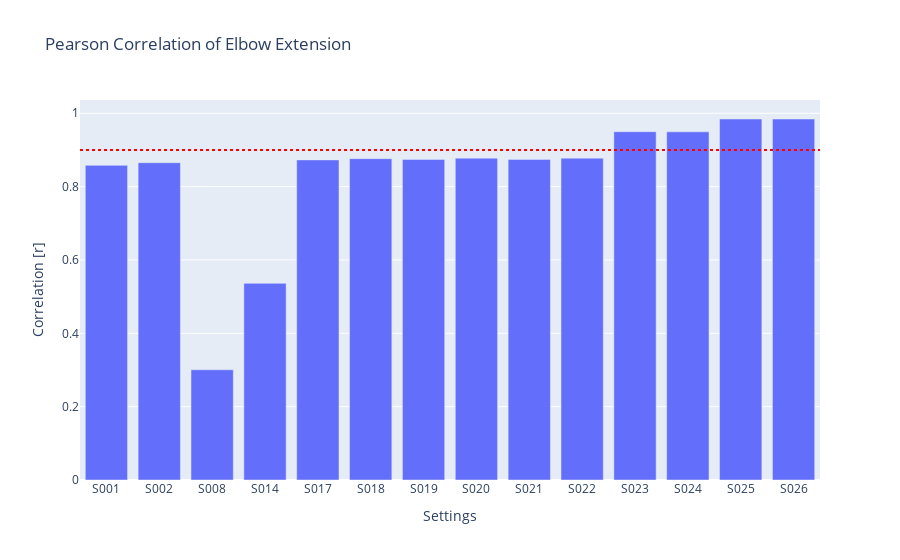
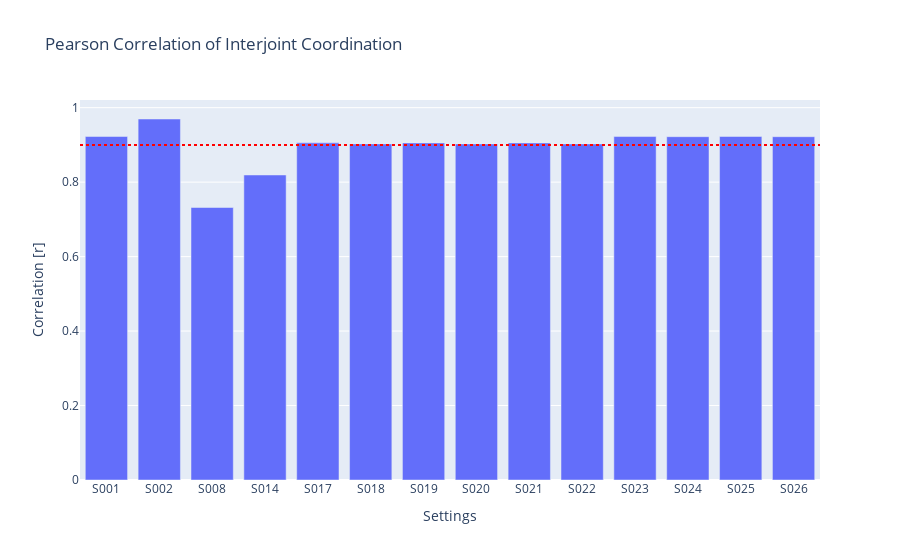
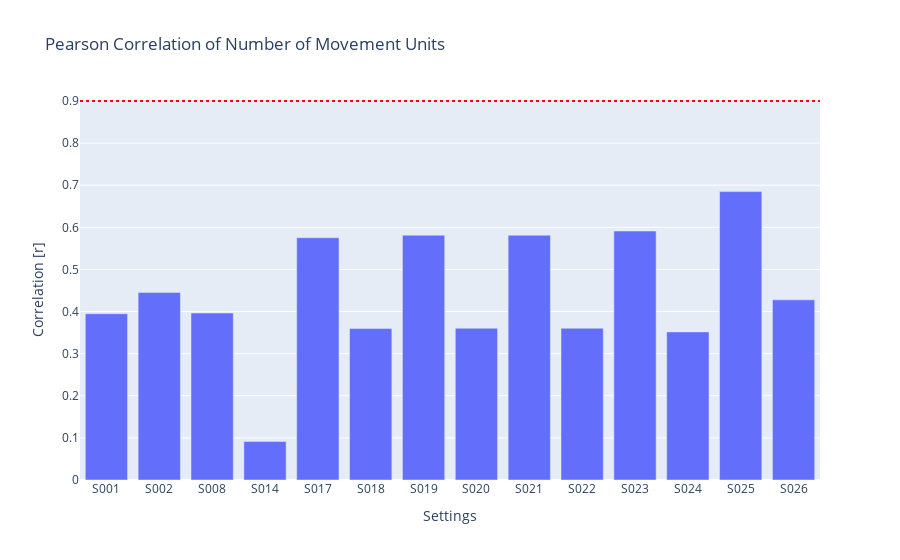
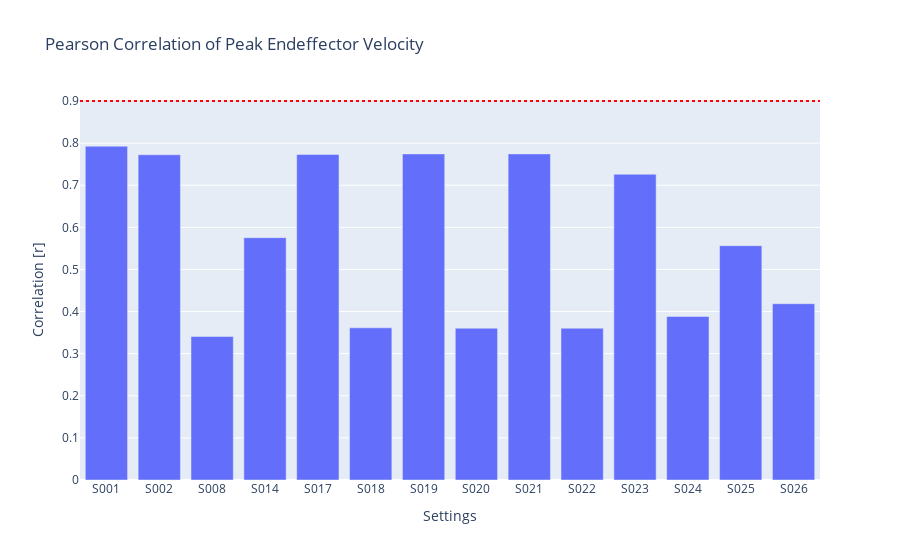

The notebook cell these images were saved under, in order:
### Code cell
measures = df_plot['measure'].unique()

for measure in measures:
    df_plot_measure = df_plot[df_plot['measure'] == measure]
    title_name = get_title_measure_name(measure)
    
    fig = px.bar(df_plot_measure[df_plot_measure['id_s'].isin(id_s_reduced)], x='id_s', y='correlation', title=f'Pearson Correlation of {title_name}', labels={'correlation': 'Pearson Correlation', 'id_s': 'Subject ID'},
                 template = 'plotly')
    
    fig.add_hline(y=0.9, line_dash='dot', line_color='red', name = 'minimum correlation')
    
    fig.update_layout(title= f'Pearson Correlation of {title_name}',
              xaxis_title=f'Settings',
              yaxis_title=f'Correlation [r]',
              )
    
    fig.show()
    os.makedirs(os.path.join(dir_plots_cat, '03_correlation'), exist_ok=True)
    
    path = os.path.join(dir_plots_cat, '03_correlation', f'pearson_corr_{measure}.html')
    fig.write_html(path)
    
    path = os.path.join(dir_plots_cat, '03_correlation', f'pearson_corr_{measure}.png')
    fig.write_image(path)

### Figure 1 — Plotly figure (JSON) as saved in the notebook; plotly's stock layout.template omitted (floating-point values rounded to 4 significant figures)
{"data": [{"alignmentgroup": "True", "hovertemplate": "Subject ID=%{x}<br>Pearson Correlation=%{y}<extra></extra>", "legendgroup": "", "marker": {"color": "#636efa", "pattern": {"shape": ""}}, "name": "", "offsetgroup": "", "orientation": "v", "showlegend": false, "textposition": "auto", "x": ["S001", "S002", "S008", "S014", "S017", "S018", "S019", "S020", "S021", "S022", "S023", "S024", "S025", "S026"], "xaxis": "x", "y": [0.8579, 0.8652, 0.3007, 0.5363, 0.8729, 0.8763, 0.8742, 0.8776, 0.8742, 0.8776, 0.9497, 0.9494, 0.9844, 0.9843], "yaxis": "y", "type": "bar"}], "layout": {"xaxis": {"anchor": "y", "domain": [0.0, 1.0], "title": {"text": "Settings"}}, "yaxis": {"anchor": "x", "domain": [0.0, 1.0], "title": {"text": "Correlation [r]"}}, "legend": {"tracegroupgap": 0}, "title": {"text": "Pearson Correlation of Elbow Extension"}, "barmode": "relative", "shapes": [{"line": {"color": "red", "dash": "dot"}, "name": "minimum correlation", "type": "line", "x0": 0, "x1": 1, "xref": "x domain", "y0": 0.9, "y1": 0.9, "yref": "y"}]}}

### Figure 2 — Plotly figure (JSON) as saved in the notebook; plotly's stock layout.template omitted (floating-point values rounded to 4 significant figures)
{"data": [{"alignmentgroup": "True", "hovertemplate": "Subject ID=%{x}<br>Pearson Correlation=%{y}<extra></extra>", "legendgroup": "", "marker": {"color": "#636efa", "pattern": {"shape": ""}}, "name": "", "offsetgroup": "", "orientation": "v", "showlegend": false, "textposition": "auto", "x": ["S001", "S002", "S008", "S014", "S017", "S018", "S019", "S020", "S021", "S022", "S023", "S024", "S025", "S026"], "xaxis": "x", "y": [0.9225, 0.9696, 0.7319, 0.8192, 0.9055, 0.9027, 0.9054, 0.9026, 0.9054, 0.9026, 0.9224, 0.9221, 0.9226, 0.922], "yaxis": "y", "type": "bar"}], "layout": {"xaxis": {"anchor": "y", "domain": [0.0, 1.0], "title": {"text": "Settings"}}, "yaxis": {"anchor": "x", "domain": [0.0, 1.0], "title": {"text": "Correlation [r]"}}, "legend": {"tracegroupgap": 0}, "title": {"text": "Pearson Correlation of Interjoint Coordination"}, "barmode": "relative", "shapes": [{"line": {"color": "red", "dash": "dot"}, "name": "minimum correlation", "type": "line", "x0": 0, "x1": 1, "xref": "x domain", "y0": 0.9, "y1": 0.9, "yref": "y"}]}}

### Figure 3 — Plotly figure (JSON) as saved in the notebook; plotly's stock layout.template omitted (floating-point values rounded to 4 significant figures)
{"data": [{"alignmentgroup": "True", "hovertemplate": "Subject ID=%{x}<br>Pearson Correlation=%{y}<extra></extra>", "legendgroup": "", "marker": {"color": "#636efa", "pattern": {"shape": ""}}, "name": "", "offsetgroup": "", "orientation": "v", "showlegend": false, "textposition": "auto", "x": ["S001", "S002", "S008", "S014", "S017", "S018", "S019", "S020", "S021", "S022", "S023", "S024", "S025", "S026"], "xaxis": "x", "y": [0.3949, 0.4455, 0.3964, 0.09145, 0.5753, 0.3596, 0.5814, 0.3604, 0.5814, 0.3604, 0.5912, 0.3517, 0.6848, 0.4279], "yaxis": "y", "type": "bar"}], "layout": {"xaxis": {"anchor": "y", "domain": [0.0, 1.0], "title": {"text": "Settings"}}, "yaxis": {"anchor": "x", "domain": [0.0, 1.0], "title": {"text": "Correlation [r]"}}, "legend": {"tracegroupgap": 0}, "title": {"text": "Pearson Correlation of Number of Movement Units"}, "barmode": "relative", "shapes": [{"line": {"color": "red", "dash": "dot"}, "name": "minimum correlation", "type": "line", "x0": 0, "x1": 1, "xref": "x domain", "y0": 0.9, "y1": 0.9, "yref": "y"}]}}

### Figure 4 — Plotly figure (JSON) as saved in the notebook; plotly's stock layout.template omitted (floating-point values rounded to 4 significant figures)
{"data": [{"alignmentgroup": "True", "hovertemplate": "Subject ID=%{x}<br>Pearson Correlation=%{y}<extra></extra>", "legendgroup": "", "marker": {"color": "#636efa", "pattern": {"shape": ""}}, "name": "", "offsetgroup": "", "orientation": "v", "showlegend": false, "textposition": "auto", "x": ["S001", "S002", "S008", "S014", "S017", "S018", "S019", "S020", "S021", "S022", "S023", "S024", "S025", "S026"], "xaxis": "x", "y": [0.7926, 0.7723, 0.3408, 0.5755, 0.7731, 0.3614, 0.7744, 0.3604, 0.7744, 0.3604, 0.726, 0.3884, 0.5565, 0.4187], "yaxis": "y", "type": "bar"}], "layout": {"xaxis": {"anchor": "y", "domain": [0.0, 1.0], "title": {"text": "Settings"}}, "yaxis": {"anchor": "x", "domain": [0.0, 1.0], "title": {"text": "Correlation [r]"}}, "legend": {"tracegroupgap": 0}, "title": {"text": "Pearson Correlation of Peak Endeffector Velocity"}, "barmode": "relative", "shapes": [{"line": {"color": "red", "dash": "dot"}, "name": "minimum correlation", "type": "line", "x0": 0, "x1": 1, "xref": "x domain", "y0": 0.9, "y1": 0.9, "yref": "y"}]}}
